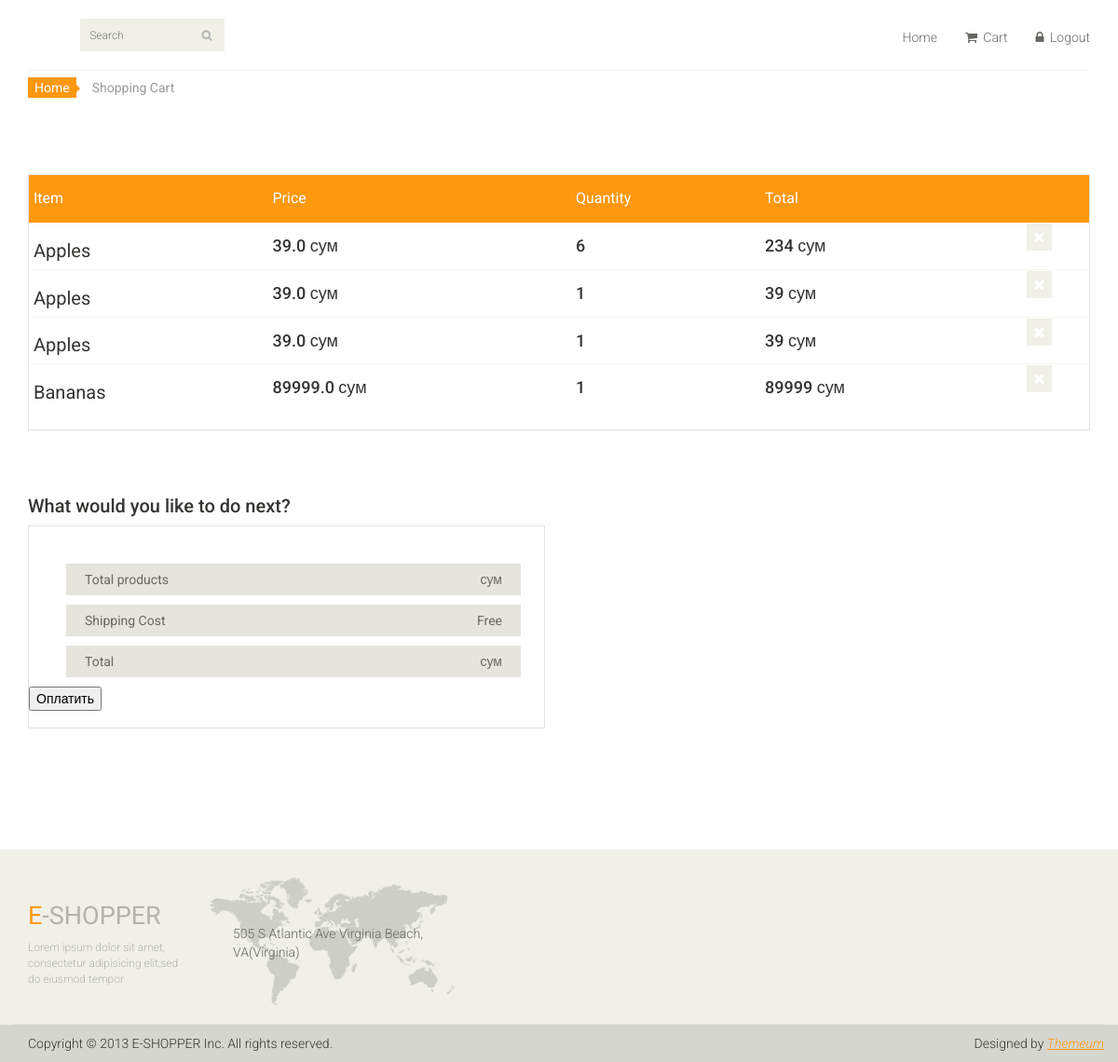
/cart (signed in), run on the app's committed database.
### index/models.py (models this page shows, shortened)
class Cart(models.Model):
    user_id = models.IntegerField()
    user_product = models.ForeignKey(Product, on_delete=models.CASCADE)
    user_product_quantity = models.IntegerField()

class Product(models.Model):
    product_name = models.CharField(max_length=880)
    product_description = models.TextField()
    product_price = models.FloatField()
    product_photo = models.ImageField()
    product_quantity = models.IntegerField(blank=True, null=True)
    product_date = models.DateTimeField(auto_now_add=True)
    product_category = models.ForeignKey(Category, on_delete=models.CASCADE, null=True, blank=True)
    def __str__(self):
        return self.product_name

### index/views.py (the view, shortened to what this page needs)
# urls.py: path('cart', views.get_user_cart),
def get_user_cart(request):
    user_cart = Cart.objects.filter(user_id=request.user.id)
    return render(request, 'user_cart.html', {'cart': user_cart})

### index/templates/user_cart.html (shortened to what this page needs)
{% extends 'index.html' %}
{% block content %}
	<section id="cart_items">
		<div class="container">
			<div class="breadcrumbs">
				<ol class="breadcrumb">
				  <li><a href="/">Home</a></li>
				  <li class="active">Shopping Cart</li>
				</ol>
			</div>
			<div class="table-responsive cart_info">
				<table class="table table-condensed">
					<thead>
						<tr class="cart_menu">
							<td class="description">Item</td>
							<td class="price">Price</td>
							<td class="quantity">Quantity</td>
							<td class="total">Total</td>
							<td></td>
						</tr>
					</thead>
					<tbody>
					{% for i in cart %}
						<tr>
							<td class="cart_description">
								<h4><a href="/{{ i.user_product.id }}">{{ i.user_product }}</a></h4>
							</td>
							<td class="cart_price">
								<h4>{{ i.user_product.product_price }} сум</h4>
							</td>
							<td class="cart_quantity">
								<h4>{{ i.user_product_quantity }}</h4>
							</td>
							<td class="cart_total">
								<h4>{% widthratio i.user_product.product_price 1 i.user_product_quantity %} сум</h4>
							</td>
							<td class="cart_delete">
								<a class="cart_quantity_delete" href="/del_item/{{ i.user_product.id }}"><i class="fa fa-times"></i></a>
							</td>
						</tr>
					{% endfor %}
					</tbody>
				</table>
			</div>
		</div>
	</section>
	<section id="do_action">
		<div class="container">
			<div class="heading">
				<h3>What would you like to do next?</h3>
			</div>
			<div class="row">
				<div class="col-sm-6">
					<div class="total_area">
						<ul>
							<li>Total products <span>{{ user_total }} сум</span></li>
							<li>Shipping Cost <span>Free</span></li>
							<li>Total <span>{{ user_total }} сум</span></li>
						</ul>
						<form method="POST">
							<button>Оплатить</button>
						</form>
					</div>
				</div>
			</div>
		</div>
	</section>
{% endblock content %}

### index/static/css/main.css (style rules this page uses)
body { font-family: 'Roboto', sans-serif; background:; position: relative; font-weight:400px; }
ul li { list-style: none; }
a { -webkit-transition: 300ms; -moz-transition: 300ms; -o-transition: 300ms; transition: 300ms; }
h1, h2, h3, h4, h5, h6 { font-family: 'Roboto', sans-serif; }
#do_action { margin-bottom: 50px; }
.breadcrumbs { position: relative; }
.breadcrumbs .breadcrumb { background:transparent; margin-bottom: 75px; padding-left: 0; }
.breadcrumbs .breadcrumb li a { background:#FE980F; color: #FFFFFF; padding: 3px 7px; }
.breadcrumbs .breadcrumb li a:after { content:""; height:auto; width: auto; border-width: 8px; border-style: solid; border-color:transparent transparent transparent #FE980F; position: absolute; top: 11px; left:48px; }
.breadcrumbs .breadcrumb > li + li:before { content: " "; }
#cart_items .cart_info { border: 1px solid #E6E4DF; margin-bottom: 50px }
#cart_items .cart_info .cart_menu { background: #FE980F; color: #fff; font-size: 16px; font-family: 'Roboto', sans-serif; font-weight: normal; }
#cart_items .cart_info .table.table-condensed thead tr { height: 51px; }
#cart_items .cart_info .table.table-condensed tr { border-bottom: 1px solid#F7F7F0 }
#cart_items .cart_info .table.table-condensed tr:last-child { border-bottom: 0 }
.cart_info table tr td { border-top: 0 none; vertical-align: inherit; }
#cart_items .cart_info .cart_description h4 { margin-bottom: 0 }
#cart_items .cart_info .cart_description h4 a { color: #363432; font-family: 'Roboto',sans-serif; font-size: 20px; font-weight: normal; }
.cart_delete { display: block; margin-right: -12px; overflow: hidden; }
.cart_delete a { background:#F0F0E9; color: #FFFFFF; padding: 5px 7px; font-size: 16px }
.heading h3 { color: #363432; font-size: 20px; font-family: 'Roboto', sans-serif; }
#do_action .total_area { padding-bottom: 18px !important; }
#do_action .total_area, #do_action .chose_area { border: 1px solid #E6E4DF; color: #696763; padding: 30px 25px 30px 0; margin-bottom: 80px; }
.total_area span { float: right; }
.total_area ul li { background:#E6E4DF; color: #696763; margin-top: 10px; padding: 7px 20px; }

### data on the page
Cart: user_product "Apples", user_product.product_price "39.0", user_product_quantity "6", user_product+user_product_quantity "234"
Cart: user_product "Apples", user_product.product_price "39.0", user_product_quantity "1", user_product+user_product_quantity "39"
Cart: user_product "Apples", user_product.product_price "39.0", user_product_quantity "1", user_product+user_product_quantity "39"
Cart: user_product "Bananas", user_product.product_price "89999.0", user_product_quantity "1", user_product+user_product_quantity "89999"
